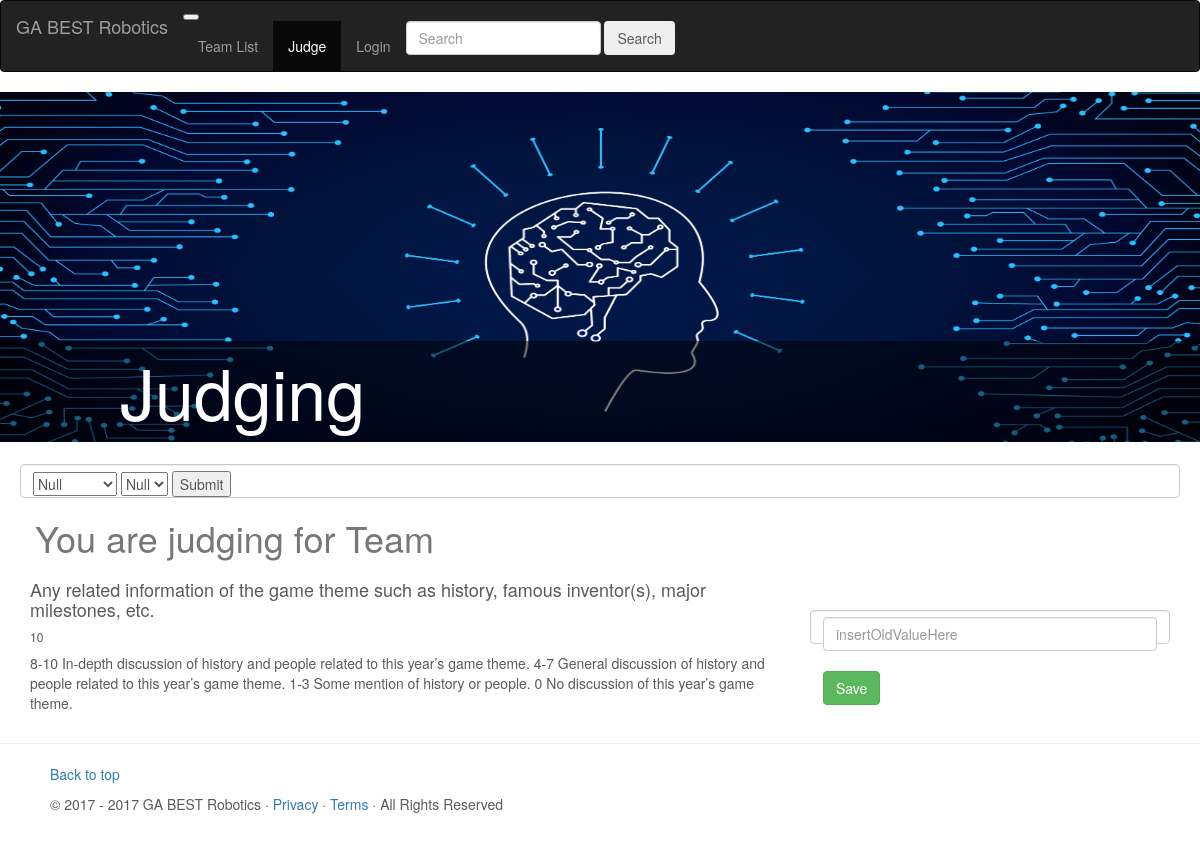
Before: /judge.php with the older database file.
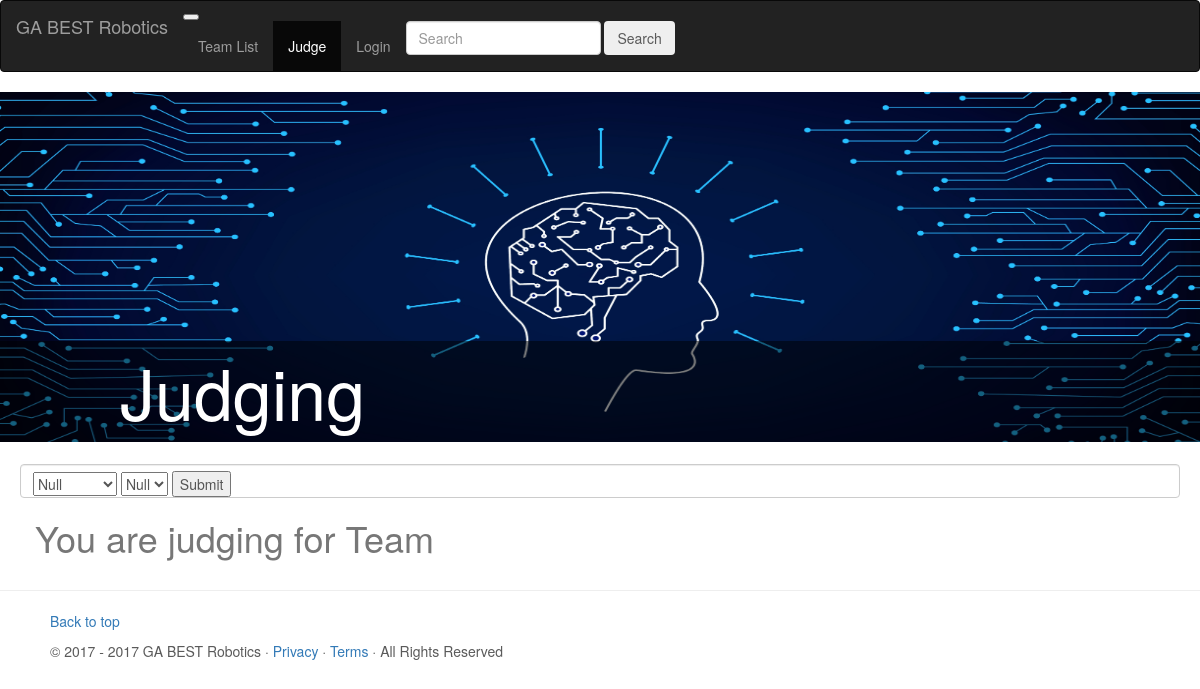
After: the same page with the newer database file.
### tables this page shows
CREATE TABLE `rubric_descriptor` (
  `id` int(55) NOT NULL,
  `rubric_identifier` int(55) NOT NULL,
  `static_point_value` double NOT NULL,
  `descriptor` text NOT NULL,
  `score_sheet` text NOT NULL,
  `descriptor_title` text NOT NULL,
  `sub_section_type` text NOT NULL
);

### judge.php (the view, shortened to what this page needs)
<?php
include(D_TEMPLATE . '/header.php');
$score_sheet_type = $_POST['Score_Sheet'];
$team_num = $_POST['Team_number'];
?>
<div id="banner" class="baseHeader">
    <h1 class="page_title">Judging</h1>
    <img src="/images/home_page_images/AAEAAQAAAAAAAAkDAAAAJGVmMWZiZmFkLTMwMDQtNDUzMy1iMmRjLTY2ZjE0ZTI0ZjQxOQ.jpg"
         alt="">
</div>
<div id="score_sheet_select" class="dropdown-header">
    <form class="form-control" method="post" action="judge.php?type=Notebook">
        <select name="Score_Sheet" value="Select" size="1">
            <option>Null</option>
        </select>
        <select name="Team_number" value="Select" size="1">
            <option>Null</option>
        </select>
        <input type="submit">
    </form>
    <div class="container py-2">
        <h1>You are judging  <?php echo $score_sheet_type; ?> for Team <?php echo $team_num; ?></h1>
    </div>
</div>
<?php
global $DB;
$query = "SELECT * FROM rubric_descriptor WHERE score_sheet = " . '"' . $score_sheet_type . '" ORDER BY sub_section_Type';
$q = $DB->query($query);
while($r = $q->fetch()){
    ?>
<section>
    <div class="container py-3">
        <div class="card">
            <div class="row">
                <div class="col-md-8 px-3">
                    <div class="card-block px-3">
                        <h4 class="card-title"><?php echo $r['descriptor_title']; ?></h4>
                        <h6 class="card-title"><?php echo $r['static_point_value']; ?></h6>
                        <p class="card-text"><?php echo $r['descriptor']; ?></p>
                    </div>
                </div>
                <div class="col-md-4 px-3">
                    <br/>
                    <br/>
                    <form class="form-control" method="post" action="judge.php">
                        <input type="text" class="form-control" placeholder="insertOldValueHere">
                        <br/>
                        <button type="submit" class="btn btn-success">Save</button>
                    </form>
                </div>
            </div>
        </div>
    </div>
</section>
<?php
}
?>
<?php
include(D_TEMPLATE . '/footer.php');
?>

Changed rows visible on the page:
no longer on this page (row edited): rubric_descriptor: descriptor_title "Any related information of the game theme such as history, famous inventor(s), major milestones, etc.", static_point_value "10", descriptor "8-10 In-depth discussion of history and people related to this year’s game theme. 4-7 General discussion of history and people related to this year’s game theme. 1-3 Some mention of history or people. 0 No discussion of this year’s game theme."
